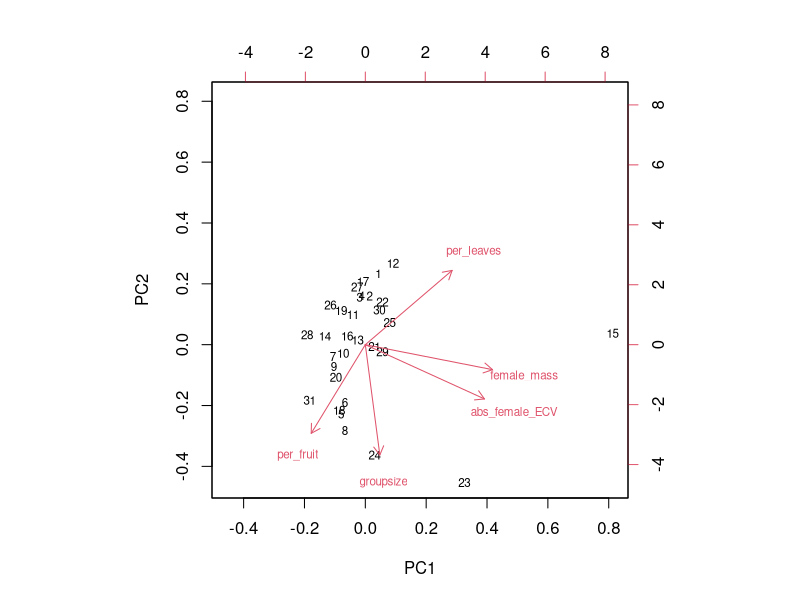
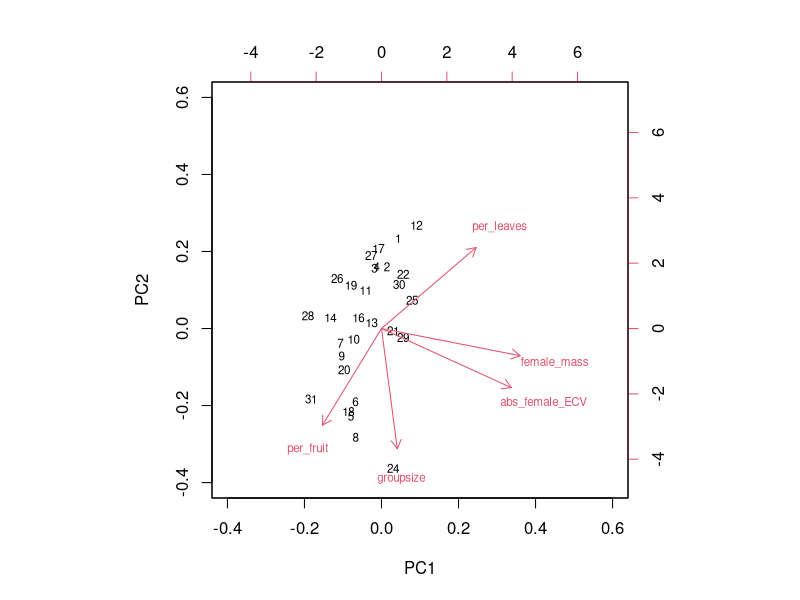
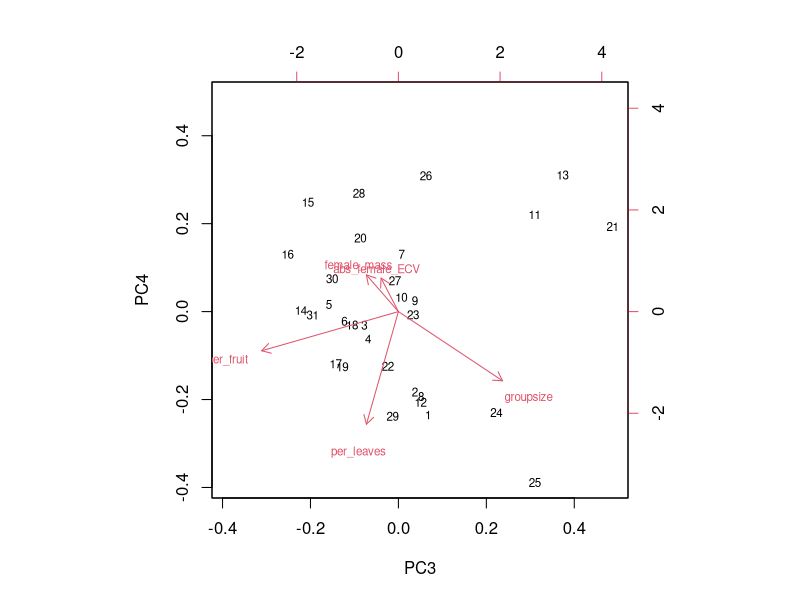
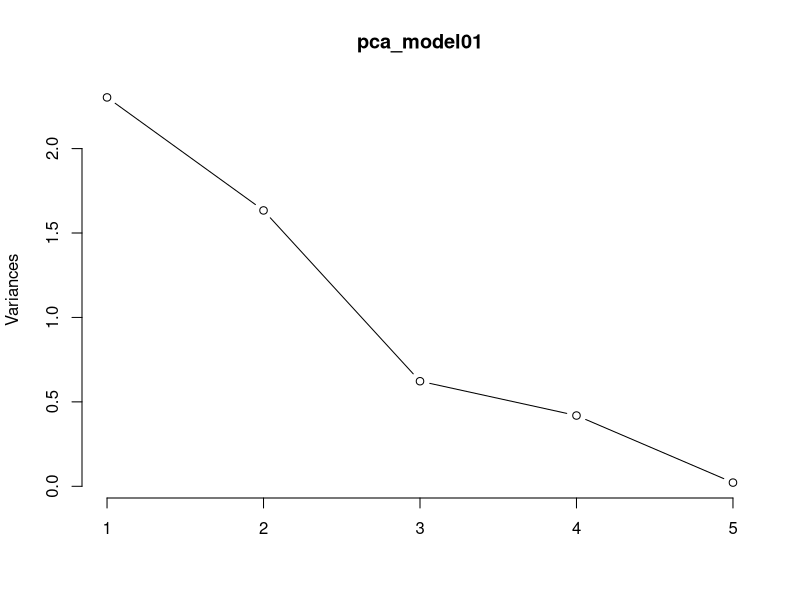
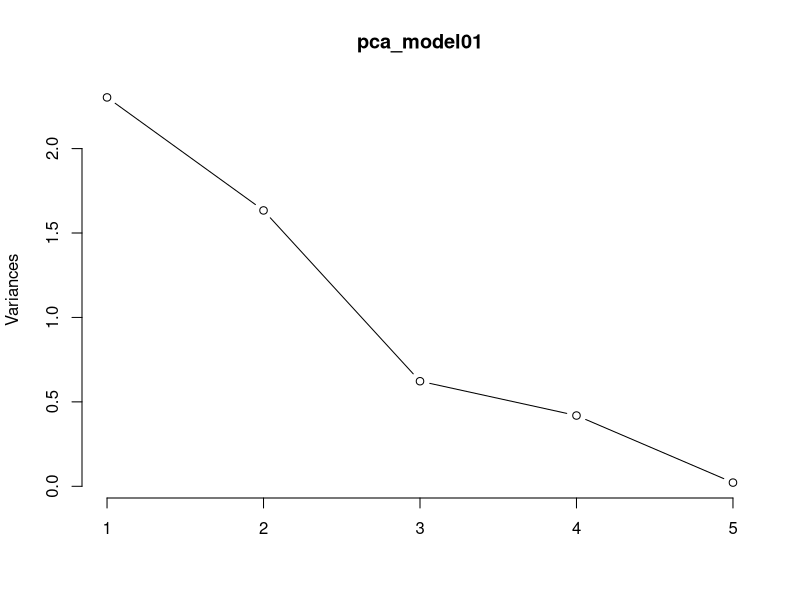
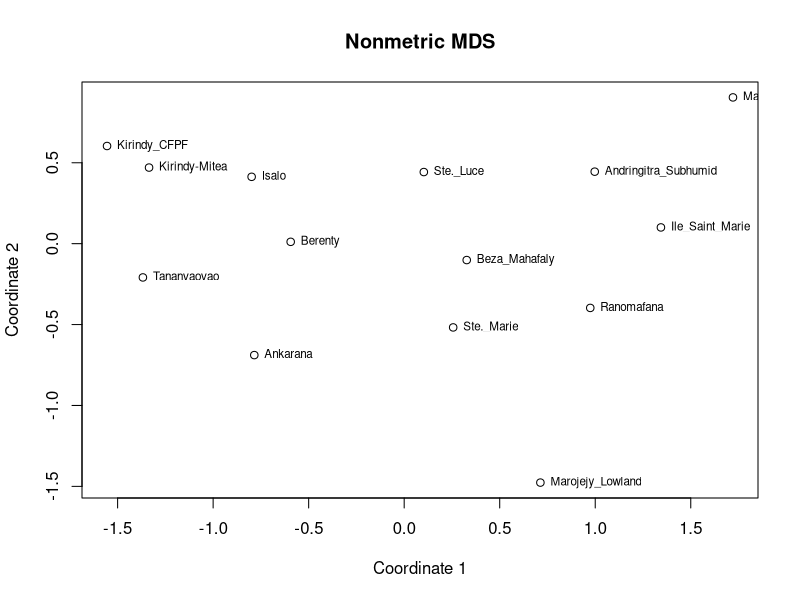
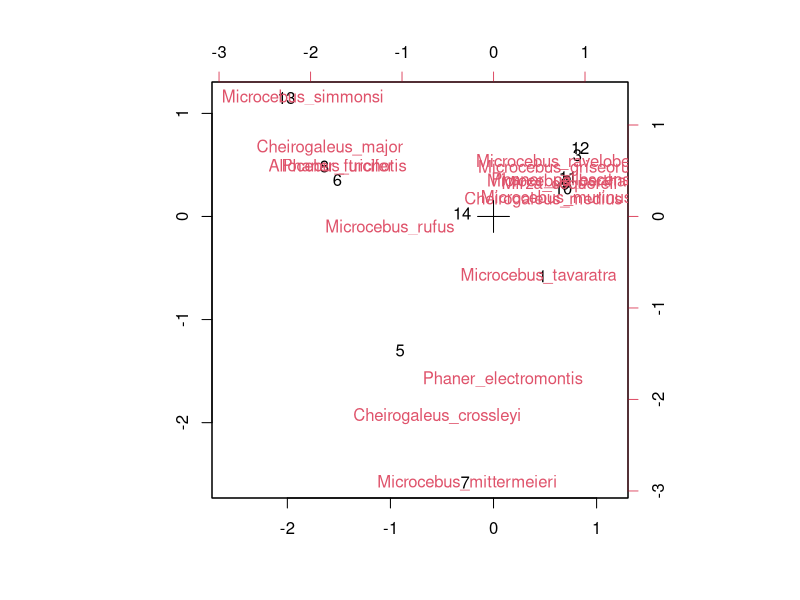
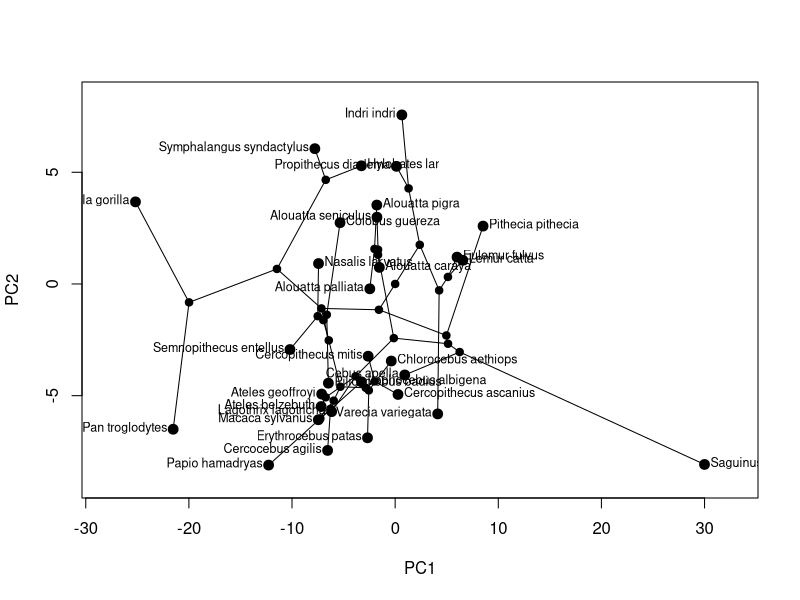

Write R code to recreate these figures, in order.
# Ordination and related methods in R

# Some text and code from Dolph Schluter - https://www.zoology.ubc.ca/~schluter/R/multivariate/

#-----------------------------------------------
# Principal Components Analysis
#-----------------------------------------------

# read dataset into R
setwd("/Users/Home/Dropbox/Amherst/Courses/CompMethods/CompMethodsCourse/Week7")

pca_data1 <- read.csv("pca_data1.csv")

# If your variables are measured on different scales then you should use a
# correlation matrix to extract components

# If species or sample names are in the first column then you must specify the columns to use
# in this case, columns 2 through 6 (unless you set rownames)
# scale = TRUE sets the analysis to use a covariation matrix
pca_model01 <- prcomp(pca_data1 [,2:6], scale=TRUE)

# A biplot displays the data points along two principal components (the first and second components, by default)
# and adds arrows to indicate the contributions of each trait to these principal components.
# The graphs can get messy if there are too many variables.
# Use the cex option as well as the xlim and ylim options to help fit the labels onto the graph.
#Rotation is the same as loadings

biplot(pca_model01, cex = 0.7)

# Change the scale of the X and Y axes
biplot(pca_model01, cex = 0.7, xlim=c(-0.4, 0.6), ylim=c(-0.4, 0.6))

# Save your  biplot as a jpg

# Plot components 3 and 4

biplot(pca_model01, cex = 0.7, choices=c(3,4))

# Results are extracted from the prcomp object, e.g.
summary(pca_model01)                 # variance explained by the components

plot(pca_model01,type="lines")       # "scree" plot of eigenvalues

screeplot(pca_model01, type="lines") # same
#Greater than 1 indicates the new axis is contrubuting to variation more so than the original variable.
#Less than 1 indicates variable is less than the original variation.

pca_model01$rotation                 # eigenvectors for each component(with trait loadings)

pca_model01$sdev^2                   # eigenvalues for each component(variances)

predict(pca_model01)                 # PCA scores
  pca_model01$x #can also do this
# export PCA scores to csv file

write.csv(predict(pca_model01), "pca_model01_scores.csv")

#-----------------------------------------------------
# Non-metric multidimentional scaling
#-----------------------------------------------------

# This method preserves only the rank order of distances between points, as much as possible given that the data have been reduced to a small number of dimensions. 
# The command is in the MASS library, so load it to begin

library(MASS)

# Read in your data
mada_occur_data02 <- read.csv("mada_occur_data02.csv")

# Remove the site label column
mada_occur_data10 <- mada_occur_data02[,-1]

# Convert the presence - absence matrix to a Euclidian distance matrix
mada_dist10 <- dist(mada_occur_data10)

# Run the analysis
NMDS01 <- isoMDS(mada_dist10, k = 2)
# K indicates the number of axes you wish to return

# Output the results
NMDS01

# Plot the results 
plot(NMDS01$points, xlab="Coordinate 1", ylab="Coordinate 2", main="Nonmetric MDS")
text(NMDS01$points, labels = mada_occur_data02$site, cex=.7, pos=4)

#-------------------------------------------------------
# Correspondence analysis
#-------------------------------------------------------

library(MASS)

#Use the mada_occur_data10 data object
#To analyze, put the species as separate columns of a data frame and the sites as separate rows.
#The correspondence analysis is carried out as follows.
  #nf refers to the number of axes to be extracted, usually just 1 or 2. Results are stored in the correspondence analysis object

correspond_model01 <- corresp(mada_occur_data10, nf = 2)

# If nf = 2, the following command creates a scatter plot of both sites and species, with their scales arranged to correspond.

# Species that are close to one another in the plot tend to occur at the same sites. Likewise, nearby sites in the plot will tend to have similar species compositions (or species abundances, if abundance data are analyzed).
#Species located next to sites in the graph occur predominantly there, whereas species falling between sites tend to occur in two or more sites.

plot(correspond_model01)

# The column and row scores indicate the contributions of individual species and sites to the correspondence axes.

correspond_model01$rscore
  
correspond_model01$cscore


#---------------------------------------------
# Phylogenetic principal components analysis
#---------------------------------------------

library(phytools)

primate_tree05 <- read.tree("primate_tree05.txt") 
primate_traits <- read.csv("primate_traits.csv")
rownames(primate_traits) <- primate_traits$species
primate_traits_m <- data.matrix(primate_traits)
primate_traits_m2 <- primate_traits_m[,-1]

# There is a zero in the dataset so we have to add a constant while log transforming
primate_traits_m2 <- log((primate_traits_m2)+0.01)

#Uses lambda
primate_traits_phyl_pca <- phyl.pca(primate_tree05, primate_traits_m2, method="lambda", mode="corr")

#Can also use BM
primate_traits_phyl_pca <- phyl.pca(primate_tree05, primate_traits_m2, method="BM", mode="corr")

phylomorphospace(primate_tree05, primate_traits_phyl_pca$S, label="horizontal")

# Output options:

# A list with the following components:
# Eval 	diagonal matrix of eigenvalues.
# Evec 	matrix with eigenvectors in columns.
# S 	matrix with scores.
# L 	matrix with loadings.
# lambda 		fitted value of lambda (method="lambda" only).
# logL 	log-likelihood for lambda model (method="logL" only).

primate_traits_phyl_pca$Eval

primate_traits_phyl_pca$Evec

primate_traits_phyl_pca$S

primate_traits_phyl_pca$lambda

#***************************************
# Use two of the above methods on your data (or a subet of your data)
# Email the results to me
#***************************************
